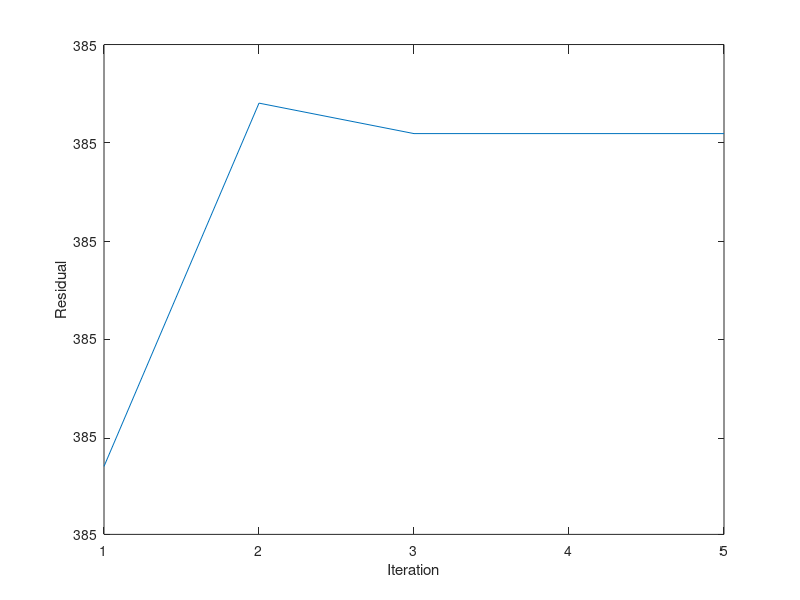
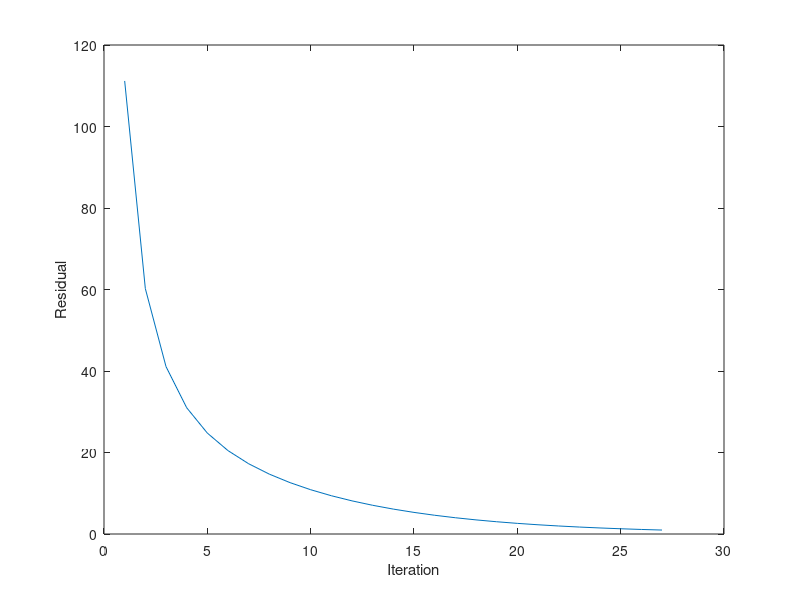
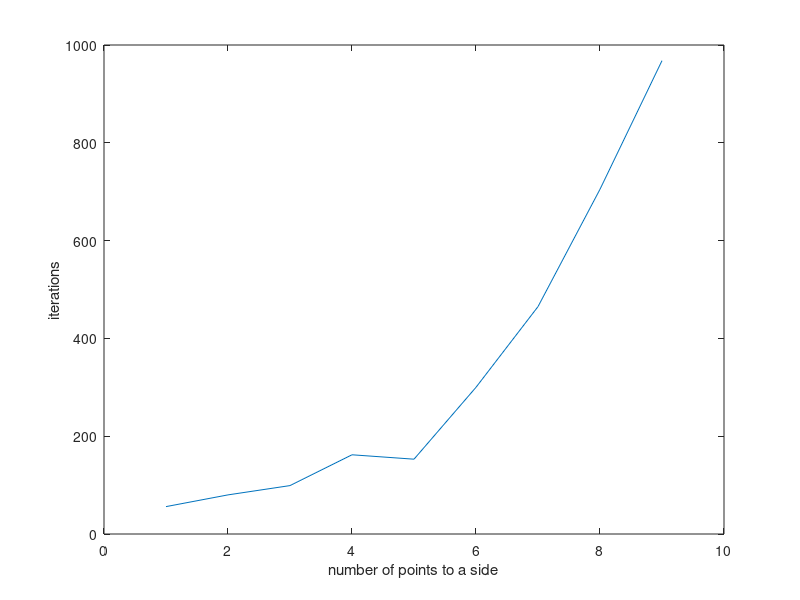
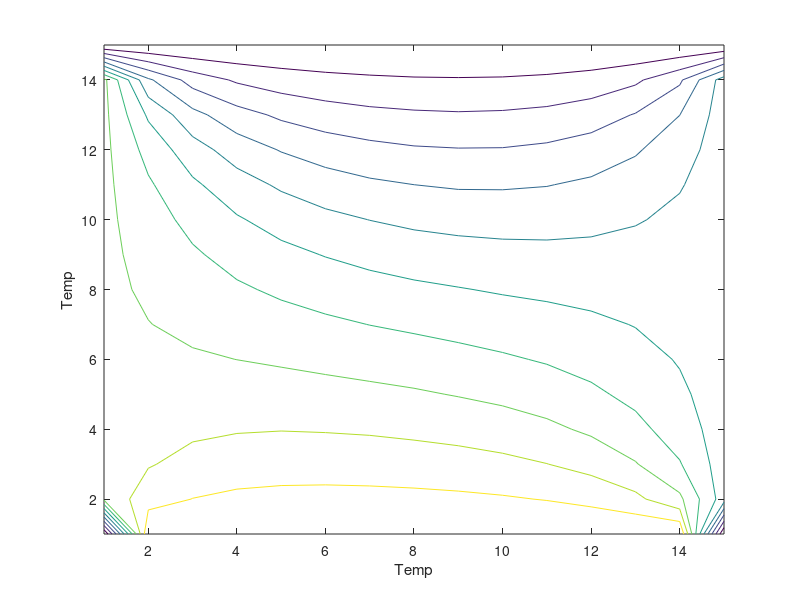

Reproduce these figures in MATLAB, in order. (Note: this script raises an error after producing the figures.)
%% MENG451HW03
% PROBLEM 3.1
clear all
close all
clc

%% Problem 3.1.1

%% Part 1
% Solve (3.6) using a built-in solver. Such as Matlab’s or Julia’s \
% operator. Plot the results on a contour lot

% create temperature matrix
Temperature = zeros(5,5);


% initialize edge values
% not initializing corners because they are not used in calculation
Temperature(2:4, 1) = 75; % left of matrix
Temperature(2:4, 5) = 50; % right of matrix
Temperature(1, 2:4) = 100; % top of matrix
Temperature(5, 2:4) = 0; % bottom of matrix

% create coefficients matrix for large solve
Coeffs = [4 -1 0, -1 0 0, 0 0 0;
        -1 4 -1, 0 -1 0, 0 0 0;
        0 -1 4, 0 0 -1, 0 0 0;
        -1 0 0, 4 -1 0, -1 0 0;
        0 -1 0, -1 4 -1, 0 -1 0;
        0 0 -1, 0 -1 4, 0 0 -1;
        0 0 0, -1 0 0, 4 -1 0;
        0 0 0, 0 -1 0, -1 4 -1;
        0 0 0, 0 0 -1, 0 -1 4];

% create solutions for large solve
Results = transpose([75 0 50 75 0 50 175 100 150]);

% solve - matrix given is 9x1 
DT = transpose(Coeffs\Results);

% NOTE: temps matrix  DT(9,1) gives result as
%  = [T11 T21 T31 T12 T22 T32 T13 T23 T33] on diagram
% This equates to [T31 T32 T33 T21 T22 T23 T11 T12 T13] in TempCore

TempCore = [DT(7) DT(8) DT(9);
            DT(4) DT(5) DT(6);
            DT(1) DT(2) DT(3)];

Temperature(2:4, 2:4) = TempCore


%% Part 2
% Determine the condition number (Moler, 2017; Wikipedia contributors,
% 2018) based on the ratio of the singular values σ of the system matrix
% you solved in the previous part of the problem.
% κ = σmax(A)/ σmin(A) (3.7)
% Compare κ to the results of a built-in condition number function.

% calc k = singmax/singmin

% Calculate the singular values. They are outputted along the diagonal in S
% S(1) is the maximum, S(5) is the minimum
[U,S,V] = svd(Temperature);

SingMax = S(1);
SingMin = S(5);
Khand = SingMax/SingMin;

% Built in ocndition number function
Kcommand = cond(Temperature);

Khand
Kcommand




%% Part 3
% Implement the unpreconditioned biconjugate gradient stabilized
% method, usually written as BiCGSTAB, of van der Vorst (1992). Solve
% (3.6) using your BiCGSTAB function. During the iterations, keep track
% of the residuals, and make a plot showing how your solver converged.

% A = Coeffs
% B = Results
% x0 = guess

xi = zeros(9,1); % create initial guess, x(i)

% NOTE: the i indices are advanced one as MATLAB starts in a matrix at 1,
% instead of 0

% DO NOT NEED TO CARRY OLD VALUES
r = Results - Coeffs*xi; % initialize r(1,:)
rtilde = 10*rand(9,1); % initialize rtilde
rho = dot(r, rtilde); % initialize rho(1)
p = r; % initialize p(:,1)
i = 0; % initialize i
trigger = 0; % initalize trigger for function
margin1 = 0.01; % toilerance for s
margin2 = 0.01; % tolerance for r
safetyfactor = 1000;
[m,n] = size(Temperature);


% do BiCGSTAB - proceedure from wikipedia
while trigger == 0
        i = i + 1; % safety factor to prevent recursion
        v = Coeffs * p;
        alpa = rho/dot(rtilde, v);
        h = xi + alpa * p;
        s = r - alpa * v;

        if norm(s) < margin1
            trigger = 1;
        else
            t = Coeffs*s;
            omega = dot(t, s)/dot(t, t);
            xi = h + omega*s;
            r = s - omega*t;
        end

        if norm(r) < margin2
            trigger = 1;
        else
            rho1 = dot(rtilde, r);
            beta = (rho1/rho)*(alpa/omega);
            p = r + beta*(p - omega*v);
            rho = rho1; % update rhos
        end

       

        
        % create temps matrix from BiCGSTAB
        DT1 = transpose((Results-r)\Coeffs);

        BiCGSTABTempCore = [DT1(7) DT1(8) DT1(9);
                            DT1(4) DT1(5) DT1(6);
                            DT1(1) DT1(2) DT1(3)];
        
        % initialize edge values
        % not initializing corners because they are not used in calculation
        BiCGSTABTemp(2:4, 1) = 75; % left of matrix
        BiCGSTABTemp(2:4, 5) = 50; % right of matrix
        BiCGSTABTemp(1, 2:4) = 100; % top of matrix
        BiCGSTABTemp(5, 2:4) = 0; % bottom of matrix



        BiCGSTABTemp(2:4, 2:4) = BiCGSTABTempCore;


        % create residual for iteration
        Residual = zeros(m,n); % create residual matrix; reset every iteration; based off BiCGSTABTemp


        for j = 2:(m-1)
            for k = 2:(n-1)
                Residual(j,k) = -4*BiCGSTABTemp(j,k) + BiCGSTABTemp(j+1,k) + BiCGSTABTemp(j-1,k) + BiCGSTABTemp(j,k+1) + Temperature (j,k-1);
            end
        end

        R(i) = norm(Residual); % put the resiudal value into R matrix

        if i > safetyfactor
            break
        end

end



% create plot of residuals
figure
plot(R)
ylabel('Residual')
xlabel('Iteration')




%% Problem 3.1.2

%% Part 1
% Implement a Successive Over Relaxation (SOR) solver for this system
% of n equally-spaced grid points in each direction

tol = 1; % tolerance values
trigger = 0;
iter = 0;
R = zeros(1,1);
relerror = 1000;

sized = 7; % determines size of matrix aka n

% generate P - input
% size of (size-2, size-2)
P = randi(100,[sized-2 sized-2]);

Told = zeros(sized, sized); % initalize size parameter

% initialize edge values
% not initializing corners because they are not used in calculation
Told(2:(sized-1), 1) = 75; % left of matrix
Told(2:(sized-1), sized) = 50; % right of matrix
Told(1, 2:(sized-1)) = 100; % top of matrix
Told(sized, 2:(sized-1)) = 0; % bottom of matrix

Told(2:(sized-1),2:(sized-1)) = P;
Tnew = Told;
Tnew(2:sized-1,2:sized-1) = 0;

omega = 1.00111; % parameter for SOR, can change

while relerror > tol

    iter = iter + 1;

    % perform SOR
    for i=2:(sized-1)
        for j=2:(sized-1)
    
            phi = (1/4) * (Told(i+1,j)+Told(i-1,j)+Told(i,j+1)+Told(i,j-1));
    
            Tnew(i,j) = (1-omega)*Told(i,j) + omega * phi;
    
        end
    end

    % calc error
    relerror = norm((Tnew - Told));

    % calculate residual
    Residual = zeros(sized,sized); % initialize residuals matrix
    
    for i = 2:(sized-1)
        for j = 2:(sized-1)
            Residual(i,j) = 4*Tnew(i,j) - (Tnew(i+1,j) + Tnew(i-1,j) + Tnew(i,j+1) + Tnew(i,j-1));
        end
    end
    
    R(iter) = relerror;

    Told = Tnew;

    if iter > 1000
        break
    end

end

% create plot of residuals
figure
plot(R)
ylabel('Residual')
xlabel('Iteration')





%% Part 2
% Plot the convergence as a function of grid points. Also make a
% contour-type plot of the finest grid.

% ok yes im probably doing a lot of extra work but idc :p


for sized = 7:15
    tic
    iter = 0;

    N = sized - 2;
    
    % generate P - interior values
    % size of NxN
    P = randi(100,[N,N]);
    
    x = zeros(N,N);
    
    % generate corners
    x(1,1) = -4 * P(1,1) + P(2,1) + P(1,2); % NW Corner
    x(1,N) = -4 * P(1,N) + P(2,N) + P(1,N-1); % NE Corner
    x(N,1) = -4 * P(N,1) + P(N,2) + P(N-1,1); % SW Corner
    x(N,N) = -4 * P(N,N) + P(N-1,N) + P(N,N-1); % NW Corner
    
    % generate north edge - i = 1
    for j = 2:N-1
        x(1,j) = -4 * P(1,j) + P(2,j) + P(1,j+1) + P(1,j-1);
    end

    % generate south edge - i = N
    for j = 2:N-1
        x(N,j) = -4 * P(N,j) + P(N-1,j) + P(N,j+1) + P(N,j-1);
    end

    % generate west edge - j = 1
    for i = 2:N-1
        x(i,1) = -4 * P(i,1) + P(i,2) + P(i+1,1) + P(i-1,1);
    end

    % generate east edge - j = N
    for i = 2:N-1
        x(i,N) = -4 * P(i,N) + P(i,N-1) + P(i+1,N) + P(i-1,N);
    end

    % generate interior
    for i = 2:N-1
        for j = 2:N-1

            x(i,j) = -4 * P(i,j) + P(i+1,j) + P(i-1,j) + P(i,j+1) + P(i,j-1);

        end
    end

    xold = zeros(sized,sized);
    xold(2:sized-1, 2:sized-1) = x;


    % initialize edge values
    % not initializing corners because they are not used in calculation
    xold(2:sized-1, 1) = 75; % left of matrix
    xold(2:sized-1, sized) = 50; % right of matrix
    xold(1, 2:sized-1) = 100; % top of matrix
    xold(sized, 2:sized-1) = 0; % bottom of matrix


    tol = 1;
    xnew = xold;
    err = 10;
    omega = 1.01;

    while err > tol
        
        iter = iter + 1;
        
        % perform SOR
        for i=2:sized-1
            for j=2:sized-1
    
                phi = (1/4) * (xold(i+1,j)+xold(i-1,j)+xold(i,j+1)+xold(i,j-1));
    
                xnew(i,j) = (1-omega)*xold(i,j) + omega * phi;
    
            end
        end

        err = norm(xnew-xold);
    
        xold = xnew;

        if iter > 1000
            break
        end

    end
resds(sized-6) = err;
iterations312(sized-6) = iter;
time312(sized-6) = toc;

end

% create plot of iterations/convergence
figure
plot(iterations312)
ylabel('iterations')
xlabel('number of points to a side')


figure
contour(xnew)
xlabel('Temp')
ylabel('Temp')



%% Part 3
% Implement the BiCGSTAB method without building the entire matrix A
% as a single dense array. Hint: think carefully about what operations
% are needed in the method and how to do them in terms of (3.5).
%Compare the following things between SOR and BiCGSTAB:
%(a) Number of iterations vs grid size
%(b) Wall time vs grid size
%(c) For a large grid case, compare how the residuals converge.

% dont create A b/c extremely large and barely filled (~1%)

% "implement" means cant use bicgstab() ^~^

% BiCGSTAB as from WIKIPEDIA
    % v = Api−1
    % α = ρi−1/(r̂0, v)
    % h = xi−1 + αpi−1
    % s = ri−1 − αv
    % If h is accurate enough, i.e., if s is small enough, then set xi = h and quit
    % t = As
    % ω = (t, s)/(t, t)
    % xi = h + ωs
    % ri = s − ωt
    % If xi is accurate enough, i.e., if ri is small enough, then quit
    % ρi = (r̂0, ri)
    % β = (ρi/ρi−1)(α/ω)
    % pi = ri + β(pi−1 − ωv)




% Define grid size and parameters - assuming square

for n = 7:15
    tic
    [Resids(:,n-6), iterations313(n-6)] = uncon_noA_BiCGSTAB(n);
    time313(n-6) = toc;

end

Resids;

n = 7:15;

% a) # iterations v grid size
figure
hold on
plot(iterations313,n,'DisplayName','BiCGSTAB')
plot(iterations312,n,'DisplayName', 'SOR'); 
xlabel('Iterations')
ylabel('Grid size (n * n)')
legend

% b) wall time v grid size
n = 7:15;
figure
hold on
plot(time313,n,'DisplayName','BiCGSTAB');
plot(time312,n,'DisplayName','SOR');
ylabel('Grid size (n * n)')
xlabel('Wall Time')
legend()

% c) for grid = large, how residuals converge?

figure
hold on
plot(Resids,n,'DisplayName','BiCGSTAB');
plot(resds,n,'DisplayName','SOR');
ylabel('Grid size (n * n)')
xlabel('Residuals')
legend()




function [Res, iter] = uncon_noA_BiCGSTAB(n)

    
    tol = 1e-6;  % Convergence tolerance
    
    % Initialize temperature grid and boundary conditions
    b = zeros(n * n, 1);  % Boundary condition vector
    
    % Assign boundary values
    b(1:n) = 100;  % Top boundary
    b(end-(n+1):end) = 0;  % Bottom boundary
    b(1:n:end) = 75;  % Left boundary
    b(n:n:end) = 50;  % Right boundary
    
    
    xtest = randi(100,n);
    x = xtest(:);  % Initial guess for the solution
    r = b - InteriorCalc(x, n);  % Initial residual
    rhat = r;  % Set r = r0
    rho_old = dot(r, rhat);  
    p = r;
    iter = 0; % starts iteration tracker
    trigger = 0;
    maxiter = 1000;
    
    while trigger == 0
        iter = iter + 1;
    
        v2 = InteriorCalc(x, n)\x * p;
        alpha = rho_old\dot(rhat, v2);
        h = x + alpha * rho_old;
        s = r - alpha * v2;
    
        % If h is accurate enough, i.e., if s is small enough, then set xi = h and quit
    
        t2 = InteriorCalc(x, n)\x * s;
        omega = dot(t2, s)/dot(t2, t2);
        xi = h + omega * s;
        ri = s - omega * t2;
    
        % If xi is accurate enough, i.e., if ri is small enough, then quit
    
        rho_new = dot(rhat, ri);
        beta = (rho_new / rho_old) * (alpha / omega);
        
        pi = ri + beta * (p - omega * v2);
    
        % update values for next iteration
        p = pi;
        r = ri;
        x = xi;
        rhat = r;
        rho_old = rho_new;
    
    
        re = norm(rhat);
        Res(iter) = re;
    
    
        if re < tol
            trigger = 1;
        end
    
        if iter >= maxiter
            trigger = 1;
        end
    
    end
end





function T_new = InteriorCalc(T, n)
    % Solve initial inside of matrix
    T_new = zeros(n * n, 1);  % Initialize new temperature array
    for i = 2:n-1
        for j = 2:n-1
            index = sub2ind([n, n], i, j);  % Convert 2D indices to 1D index
            % Apply the finite difference stencil (central difference)
            T_new(index) = (T(index+1) + T(index-1) + T(index+n) + T(index-n) - 4*T(index));
        end
    end
end
